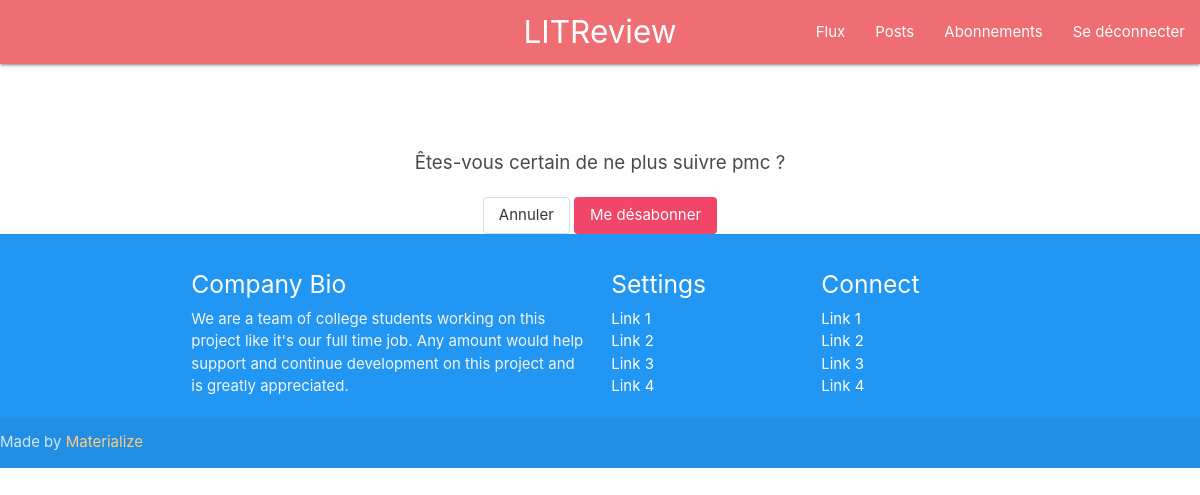
Before: /unfollow/5/ (signed in) with the older database file.
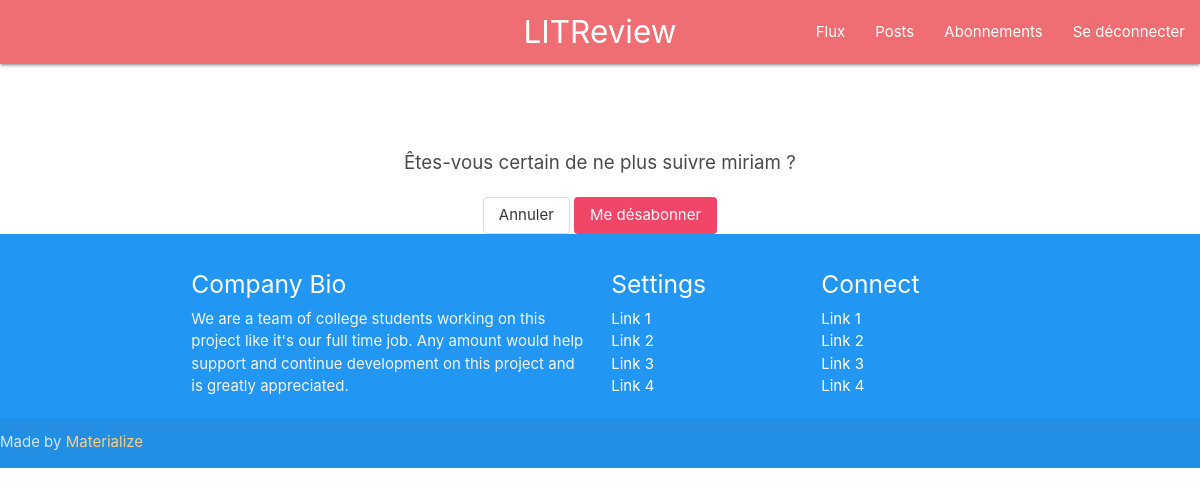
After: the same page with the newer database file.
### authy/models.py (models this page shows, shortened)
class User(AbstractUser):
    def get_reviews(self):
        """Get all the reviews from the user"""
        reviews = Review.objects.filter(user=self)
        return reviews

### tikect/views.py (the view, shortened to what this page needs)
# urls.py: path('unfollow/<int:id>/', views.unfollow, name='unfollow'),
@login_required
def unfollow(request, id):
    unfollow = get_object_or_404(get_user_model(), id=id)
    context = {
        "unfollow": unfollow,
    }
    return render(request, 'tikect/unfollow.html', context)

### tikect/templates/tikect/unfollow.html (shortened to what this page needs)
{% extends 'base.html' %}
{% block content %}
<div class="has-text-centered mt-50">
    <section classs="">
        <h1 class="subtitle">Êtes-vous certain de ne plus suivre {{unfollow.username}} ?</h1>
        <form action="" method="post">
            <a href="{% url 'subscriptions' %}" class="button">Annuler</a>
            <button class="button is-danger">Me désabonner</button>
        </form>
    </section>
</div>
{% endblock content %}

Changed rows visible on the page:
changed User: username "pmc" → "miriam"
